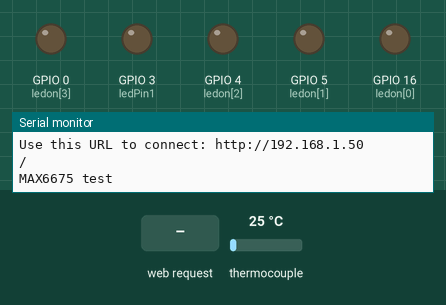
The sketch below on a simulated ESP8266 (NodeMCU). Parts: output pins drawn as LEDs (lit = HIGH), the last lines printed to the serial monitor. The inputs (shaded band) are chosen by the test bench; at power-on: thermocouple 25 °C. WiFi joins after 1.5 s; servers stay silent unless stated.

Above: at 3.7 s.
3.8 s: HTTP request GET /?LED=ON received
At 4.6 s:
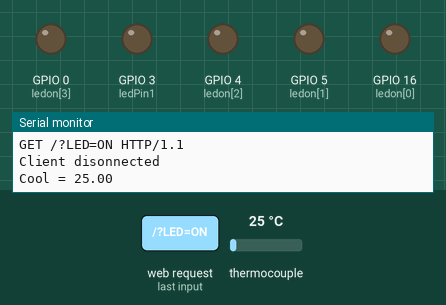
5.3 s: HTTP request GET /?LED=OFF received
At 5.7 s:
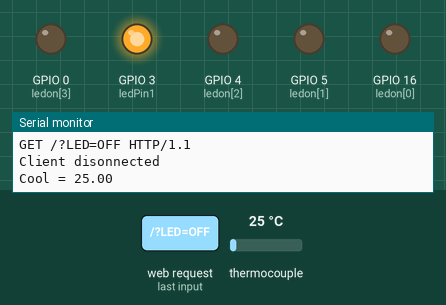
Timing chart, 0 to 8.3 s (numbered marks = the images above; inputs shaded):
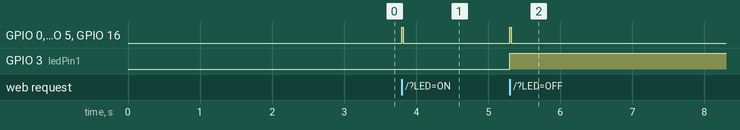

The sketch:

Temp.ino
```cpp
#include <max6675.h>
#include <ESP8266WiFi.h>

const char* ssid = "WeiseTechWifi";
const char* password = "123456789ab";

int ledon [] = {16,5,4,0};

int ledtwo [][2] = {{16,5},{4,0}};
int size = (sizeof(ledtwo) / sizeof(ledtwo)[0]);

int thermoDO = 12;
int thermoCS = 15;
int thermoCLK = 14;

int ledPin1 = 3;

int ch1 = 0;

WiFiServer server(80);

MAX6675 thermocouple(thermoCLK, thermoCS, thermoDO);

void setup() {

  Serial.begin(115200);
  delay(10);
  Serial.println();
  Serial.println();
  Serial.print("connecting to ");
  Serial.println(ssid);
  WiFi.begin(ssid, password);

  while (WiFi.status() != WL_CONNECTED) {

    delay(500);
    Serial.print(".");
  }
  Serial.println("");
  Serial.println("WiFi connected");
  Serial.println("IP address: ");

  server.begin();
  Serial.println("Server started");

  Serial.print("Use this URL to connect: ");
  Serial.print("http://");
  Serial.println(WiFi.localIP());
  Serial.println("/");

  pinMode(ledPin1, OUTPUT);

  pinMode(16, OUTPUT);
  pinMode(5, OUTPUT);
  pinMode(4, OUTPUT);
  pinMode(0, OUTPUT);


  Serial.println("MAX6675 test");
  delay(1000);
}

void loop() {
  WiFiClient client = server.available();
  if(!client){
    return;
  }

  Serial.println("new client");
  while (!client.available()){
    delay(1);
  }

  String request = client.readStringUntil('\r');
  Serial.println(request);
  client.flush();


  if(request.indexOf("LED=ON") !=-1){
    digitalWrite(ledPin1, LOW);
    ch1 = 1;
  }
  if(request.indexOf("LED=OFF") != -1){
    digitalWrite(ledPin1, HIGH);
    ch1 = 0;
  }


  client.println("HTTP/1.1 200 OK");
  client.println("Content-Type: text/html");
  client.println("");
  client.println("");
  client.println("");


  client.print("led pin 3 : ");
  if (ch1 == 1){
    client.print("on<br>");
  } else{
    client.print('Off<br>');
  }

  client.println("");
  client.println("CH1 <a href=\"/LED1=ON\"\"><button> On </button></a><a href=\"/LED1=OFF\"\"><button> OFF </button></a><br>");

  client.println("");

  Serial.println("Client disonnected");
  Serial.println("");


  if ( thermocouple.readCelsius()<25.99){
    digitalWrite(16, HIGH);
    digitalWrite(5, HIGH);
    digitalWrite(4, HIGH);
    digitalWrite(0, HIGH);
    delay(20);
    digitalWrite(16, LOW);
    digitalWrite(5, LOW);
    digitalWrite(4, LOW);
    digitalWrite(0, LOW);
    delay(20);

    Serial.print("Cool = ");
    Serial.println(thermocouple.readCelsius());
  }

  if ( thermocouple.readCelsius()>26.00 && thermocouple.readCelsius() <=29.99 ){

    for (int i=0;i<4;i++){
      digitalWrite(ledon[i],HIGH);
      delay(100);
      digitalWrite(ledon[i],LOW);
      delay(100);

    } Serial.print("Nomal = ");
    Serial.println(thermocouple.readCelsius());
  }

  if ( thermocouple.readCelsius()>30.00 && thermocouple.readCelsius() <=99.99 ){

    for (int i=0;i<size;i++){
      digitalWrite(ledtwo[i][0],HIGH);
      digitalWrite(ledtwo[i][1],HIGH);
      delay(100);
      digitalWrite(ledtwo[i][0],LOW);
      digitalWrite(ledtwo[i][1],LOW);
      delay(100);
    }

    Serial.print("C WROM = ");
    Serial.println(thermocouple.readCelsius());
  }

  if ( thermocouple.readCelsius()>100 ){

    for (int i=0;i<size;i++){
      digitalWrite(ledtwo[i][0],HIGH);
      digitalWrite(ledtwo[i][1],HIGH);
      delay(50);
      digitalWrite(ledtwo[i][0],LOW);
      digitalWrite(ledtwo[i][1],LOW);
      delay(50);
      digitalWrite(ledtwo[i][0],HIGH);
      digitalWrite(ledtwo[i][1],HIGH);
      delay(50);
      digitalWrite(ledtwo[i][0],LOW);
      digitalWrite(ledtwo[i][1],LOW);
      delay(50);
    }

    Serial.print("HOT = ");
    Serial.println(thermocouple.readCelsius());
  } else{

  }
  delay(500);
}
```

Measured:
- after the input at 3.8 s, GPIO 0 (ledon[3]), GPIO 4 (ledon[2]), GPIO 5 (ledon[1]), GPIO 16 (ledon[0]): LOW → HIGH at once, → LOW 0.02 s later
- after the input at 5.3 s, GPIO 0 (ledon[3]), GPIO 4 (ledon[2]), GPIO 5 (ledon[1]), GPIO 16 (ledon[0]): LOW → HIGH at once, → LOW 0.02 s later; GPIO 3 (ledPin1): LOW → HIGH at once
